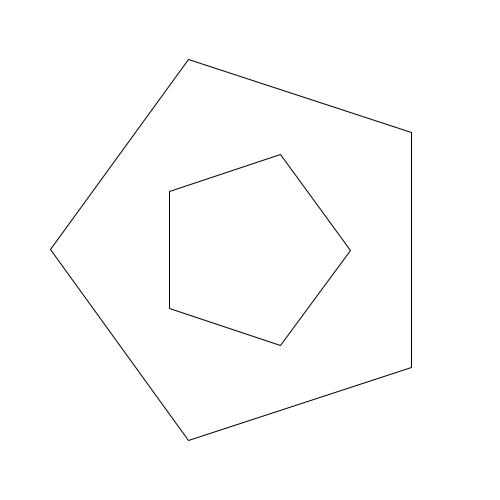
Frame 1 (no input)
Frame 60 (the mouse pressed at the canvas centre just before this capture): identical to frame 1, image omitted
Frame 120 (the mouse held since frame 60 and released just before this capture): identical to frame 1, image omitted

The Processing sketch that drew this single still picture (run headless with seeded random() and noise(); from frame 60 on, the mouse is pressed at the canvas centre):

// Processing sketch: star
// ── star.pde
int lados = 5;
float radius = 100;

float stepLado;
int cenX, cenY;
float posX, posY;


void setup() {
  size(500, 500);
    stepLado = 360/lados;
    cenX = width/2;
    cenY = height/2;
      noFill();
}

void draw() {
  background(255);
  for (int i = 0; i < 2; i++) {
    pushMatrix();
    translate(cenX, cenY);
    
    beginShape();
    for (int d = 0; d < 360; d+=stepLado) {
      posX = radius*(i+1) * cos(radians(d));
      posY = radius*(i+1) * sin(radians(d));
      vertex(posX, posY);
      rotate(radians(i*36));
      text(d, posX, posY);
    }
    endShape(CLOSE);
    popMatrix();
  }
}
